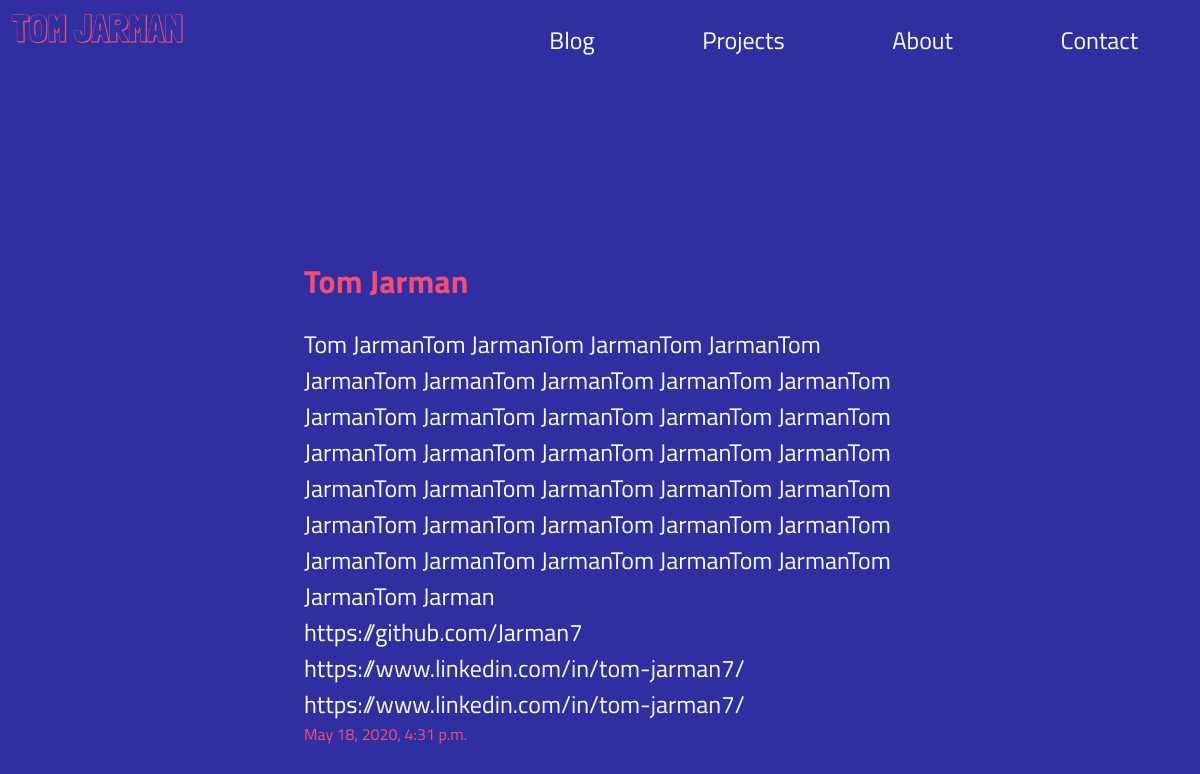
The page /home/about/ on the database as committed earlier.
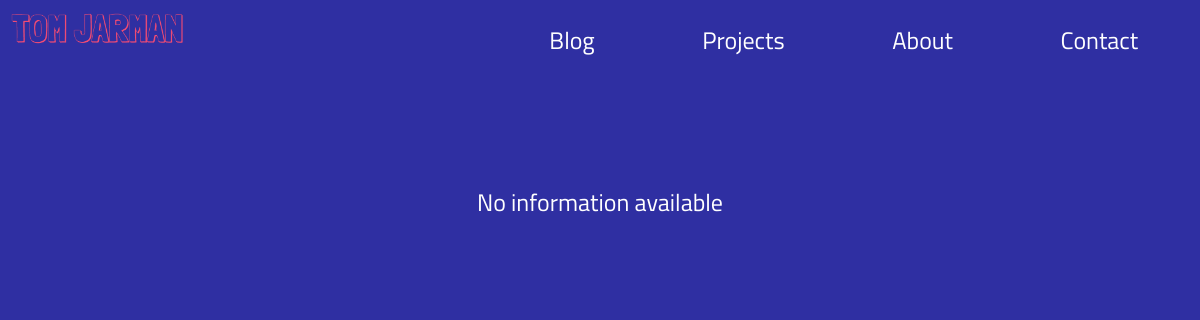
The same page on the database as committed later.
### blog/models.py (models this page shows, shortened)
class About(models.Model):
    name = models.CharField(max_length=100)
    text = models.TextField()
    image = models.FileField(blank=True)
    github = models.URLField()
    linkedin = models.URLField()
    instagram = models.URLField()
    updated_on = models.DateTimeField(auto_now=True)

### blog/views.py (the view)
# urls.py: path('about/', views.AboutView.as_view(), name='about'),
class AboutView(generic.ListView):
    template_name = 'blog/about.html'
    context_object_name = 'about'
    t = create_tracker()
    def get_queryset(self):
        url = BLOG_URL + reverse('blog:about')
        self.t.track_page_view(url, "About")
        return About.objects.first()

### blog/templates/blog/about.html
{% include "blog/navbar.html" %}
<div class="about">
    {% if about %}
        <div class="about-info">
            <h1 class="name">{{ about.name }}</h1>
            <p>{{ about.text }}</p>
            <p><a href={{ about.github }}>{{ about.github }}</a></p>
            <p><a href={{ about.linkedin }}>{{ about.linkedin }}</a></p>
            <p><a href={{ about.instagram }}>{{ about.instagram }}</a></p>
            <p class="updated">{{ about.updated_on }}</p>
        </div>
    {% else %}
        <div class="not-available">
            <p>No information available</p>
        </div>
    {% endif %}
</div>

Rows that differ between the two databases and show on the page:
removed About: name "Tom Jarman", text "Tom JarmanTom JarmanTom JarmanTom JarmanTom JarmanTom JarmanTom JarmanTom JarmanTom JarmanTom JarmanTom JarmanTom JarmanTom JarmanTom JarmanTom JarmanTom JarmanTom JarmanTom JarmanTom JarmanTom JarmanTom JarmanTom JarmanTom JarmanTom JarmanTom JarmanTom JarmanTom JarmanTom JarmanTom JarmanTom JarmanTom JarmanTom JarmanTom JarmanTom JarmanTom JarmanTom Jarman", github "https://github.com/Jarman7", linkedin "https://www.linkedin.com/in/tom-jarman7/", instagram "https://www.linkedin.com/in/tom-jarman7/", updated_on "May 18, 2020, 4:31 p.m."
Other text that changed with them:
text now shown: "No information available"
